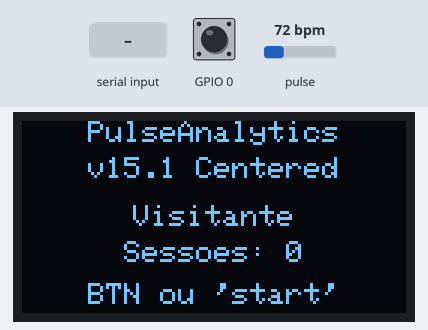
The sketch below on a simulated ESP32-S3. Parts: 128×64 one-colour display. Inputs (shaded band) come from the test bench; at power-on: GPIO 0 HIGH, pulse 72 bpm. WiFi joins after 1.5 s; servers stay silent unless stated; uploads are accepted with an empty reply; storage starts empty; what the sketch prints to the serial monitor is not drawn.

Above: at 3.8 s.
3.9 s: GPIO 0 pulled LOW for 0.15 s
At 4.8 s:
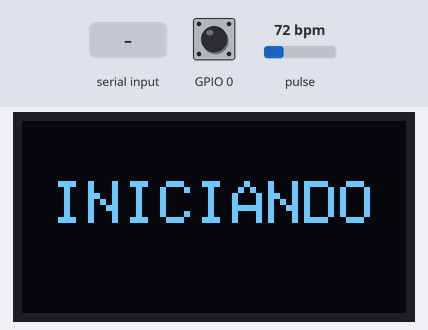
7.0 s: "c\n" received over Serial
At 8.5 s:
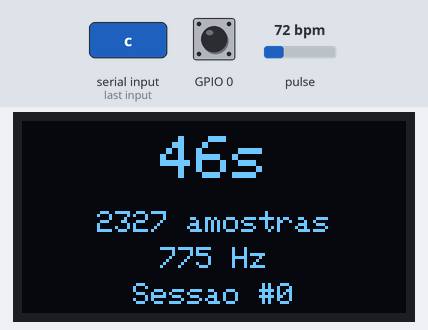
10.0 s: "USER:90\n" received over Serial
At 11.8 s:
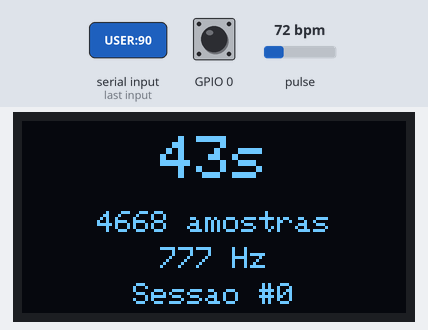
13.0 s: "retry\n" received over Serial
At 14.8 s:
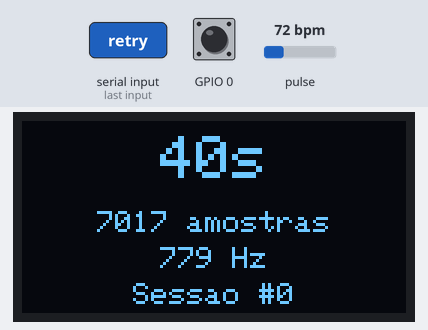
16.0 s: "USER:,45\n" received over Serial
At 55.4 s:
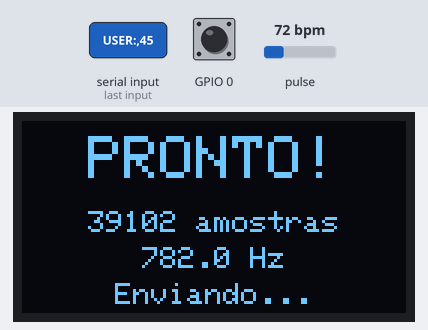
Timing chart, 0 to 56.9 s (numbered marks = the images above; inputs shaded):
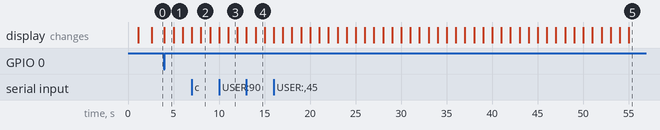

Measured:
- after the input at 3.9 s, the display: changes after 0.08 s (image 1)
- what the display in image 2 shows lasts 1.0 s, from 8.0 s to 9.0 s

The sketch:

PulseAnalytics_v15.1_centered.ino
```cpp
/**
* ============================================
* PULSE ANALYTICS v15.1 - CENTERED DISPLAY
* ============================================
*
* BASEADO NA v15.0 OPTIMAL
*
* MELHORIAS v15.1:
* - Textos OLED centralizados (para telas cortadas)
* - Botão BOOT funciona como RETRY quando upload falha
* - Margem de 3 chars (~18px) em cada lado
*
* SENSOR: MAX30102 (Red + IR)
* TAXA: ~757 Hz real (800Hz configurado)
*/

#include <Wire.h>
#include <MAX30105.h>
#include <Adafruit_GFX.h>
#include <Adafruit_SSD1306.h>
#include <SPIFFS.h>
#include <WiFi.h>
#include <HTTPClient.h>
#include <NetworkClientSecure.h>

// ============================================
// OLED Display - Configuração para tela cortada
// ============================================
#define SCREEN_WIDTH 128
#define SCREEN_HEIGHT 64
#define OLED_RESET -1

// Margem para tela cortada (3 chars = ~18 pixels em textSize 1)
#define MARGIN_LEFT 18
#define MARGIN_RIGHT 18
#define USABLE_WIDTH (SCREEN_WIDTH - MARGIN_LEFT - MARGIN_RIGHT)

Adafruit_SSD1306 display(SCREEN_WIDTH, SCREEN_HEIGHT, &Wire, OLED_RESET);

// ============================================
// MAX30102 Sensor
// ============================================
MAX30105 particleSensor;

// ============================================
// CONFIGURAÇÕES
// ============================================
const int BUFFER_SIZE = 40000;
uint16_t irBuffer[BUFFER_SIZE];
uint16_t redBuffer[BUFFER_SIZE];
int bufferIndex = 0;

// Timing
const int SAMPLE_RATE_HZ = 800;
const unsigned long SAMPLE_INTERVAL_US = 1250;
const unsigned long SAMPLE_DURATION_MS = 50000;

unsigned long sampleStartTime = 0;
unsigned long bootTime = 0;

// WiFi & Supabase
const char* WIFI_SSID = "Freitas";
const char* WIFI_PASS = "2512Jesus";
const char* SUPABASE_URL = "https://pthfxmypcxqjfstqwokf.supabase.co/rest/v1/hrv_sessions";
const char* SUPABASE_KEY = "sb_publishable_V4ZrfeZNld9VROJOWZcE_w_N93BHvqd";

// Sessão
int sessionNumber = 0;
String currentUserName = "Visitante";
String currentSessionTags = "";
int currentSessionAge = 0;
String currentSessionGender = "";

// Estados
enum DeviceState {
  WAITING_BUTTON,
  COLLECTING,
  UPLOADING,
  UPLOAD_FAIL
};
DeviceState currentState = WAITING_BUTTON;

// Taxa real medida
float realSampleRate = 0;

// ============================================
// FUNÇÕES HELPER PARA DISPLAY CENTRALIZADO
// ============================================

// Calcula posição X para centralizar texto na área útil
int getCenteredX(const char* text, int textSize) {
  int charWidth = 6 * textSize;  // 6 pixels por char em fonte padrão
  int textWidth = strlen(text) * charWidth;
  return MARGIN_LEFT + (USABLE_WIDTH - textWidth) / 2;
}

int getCenteredX(String text, int textSize) {
  return getCenteredX(text.c_str(), textSize);
}

// Escreve texto centralizado
void printCentered(const char* text, int y, int textSize = 1) {
  display.setTextSize(textSize);
  display.setCursor(getCenteredX(text, textSize), y);
  display.print(text);
}

void printCentered(String text, int y, int textSize = 1) {
  printCentered(text.c_str(), y, textSize);
}

// ============================================
// WiFi & UPLOAD
// ============================================
void connectWiFi() {
  if (WiFi.status() == WL_CONNECTED) return;

  Serial.print("Conectando WiFi: ");
  Serial.println(WIFI_SSID);

  WiFi.begin(WIFI_SSID, WIFI_PASS);

  int attempts = 0;
  while (WiFi.status() != WL_CONNECTED && attempts < 20) {
    delay(500);
    Serial.print(".");
    attempts++;
  }

  if (WiFi.status() == WL_CONNECTED) {
    Serial.println(" OK!");
  } else {
    Serial.println(" FALHA!");
  }
}

void sendChunk(NetworkClientSecure &client, String data) {
  client.print(data.length(), HEX);
  client.println();
  client.print(data);
  client.println();
}

void uploadRawData() {
  connectWiFi();
  if (WiFi.status() != WL_CONNECTED) {
    Serial.println("Sem WiFi - dados perdidos!");
    return;
  }

  NetworkClientSecure client;
  client.setInsecure();

  const char* host = "pthfxmypcxqjfstqwokf.supabase.co";

  Serial.println("Conectando Supabase...");
  display.clearDisplay();
  printCentered("Enviando...", 10);
  display.setTextSize(1);
  display.setCursor(MARGIN_LEFT, 25);
  display.print(bufferIndex);
  display.print(" amostras");
  printCentered("Aguarde...", 40);
  display.display();

  Serial.println(ESP.getFreeHeap());

  client.setTimeout(60000);

  if (!client.connect(host, 443)) {
    Serial.print("Erro HTTPS! Heap: ");
    Serial.println(ESP.getFreeHeap());
    display.clearDisplay();
    printCentered("ERRO HTTPS!", 25, 1);
    printCentered("BTN=Retry", 45);
    display.display();
    currentState = UPLOAD_FAIL;
    return;
  }

  // Headers HTTP
  client.println("POST /rest/v1/hrv_sessions HTTP/1.1");
  client.print("Host: "); client.println(host);
  client.println("Content-Type: application/json");
  client.print("apikey: "); client.println(SUPABASE_KEY);
  client.print("Authorization: Bearer "); client.println(SUPABASE_KEY);
  client.println("Prefer: return=minimal");
  client.println("Transfer-Encoding: chunked");
  client.println("Connection: close");
  client.println();

  // JSON
  sendChunk(client, "{");
  sendChunk(client, "\"device_id\": \"ESP32-S3-v15.1-Centered\",");
  sendChunk(client, "\"user_name\": \"" + currentUserName + "\",");
  sendChunk(client, "\"sampling_rate_hz\": " + String((int)realSampleRate) + ",");
  sendChunk(client, "\"session_index\": " + String(sessionNumber) + ",");
  sendChunk(client, "\"timestamp_device_min\": " + String((millis() - bootTime) / 60000) + ",");

  // Métricas null
  sendChunk(client, "\"fc_mean\": null,");
  sendChunk(client, "\"sdnn\": null,");
  sendChunk(client, "\"rmssd\": null,");
  sendChunk(client, "\"pnn50\": null,");
  sendChunk(client, "\"rr_valid_count\": null,");
  sendChunk(client, "\"rrr_intervals_ms\": null,");
  sendChunk(client, "\"green_waveform\": null,");

  // Tags
  if (currentSessionTags.length() > 0) {
    sendChunk(client, "\"tags\": [\"" + currentSessionTags + "\"],");
  } else {
    sendChunk(client, "\"tags\": null,");
  }

  // Demographics
  if (currentSessionAge > 0) {
    sendChunk(client, "\"user_age\": " + String(currentSessionAge) + ",");
  } else {
    sendChunk(client, "\"user_age\": null,");
  }

  if (currentSessionGender.length() > 0) {
    sendChunk(client, "\"user_gender\": \"" + currentSessionGender + "\",");
  } else {
    sendChunk(client, "\"user_gender\": null,");
  }

  // IR WAVEFORM
  Serial.println("Enviando IR waveform...");
  sendChunk(client, "\"ir_waveform\": [");
  String irBuf = "";
  for (int i = 0; i < bufferIndex; i++) {
    irBuf += String(irBuffer[i]);
    if (i < bufferIndex - 1) irBuf += ",";

    if ((i + 1) % 200 == 0 || i == bufferIndex - 1) {
      sendChunk(client, irBuf);
      irBuf = "";
      yield();

      if (!client.connected()) {
        Serial.println("ERRO: Conexão perdida durante upload IR!");
        currentState = UPLOAD_FAIL;
        return;
      }

      if ((i + 1) % 2000 == 0) {
        int pct = (i * 50) / bufferIndex;
        Serial.print("IR: "); Serial.print(pct); Serial.println("%");
        display.clearDisplay();
        printCentered("Enviando IR", 20);
        String pctStr = String(pct) + "%";
        printCentered(pctStr, 35);
        display.display();
      }
    }
  }
  sendChunk(client, "],");
  Serial.println("IR OK!");

  // RED WAVEFORM
  Serial.println("Enviando Red waveform...");
  sendChunk(client, "\"red_waveform\": [");
  String redBuf = "";
  for (int i = 0; i < bufferIndex; i++) {
    redBuf += String(redBuffer[i]);
    if (i < bufferIndex - 1) redBuf += ",";

    if ((i + 1) % 200 == 0 || i == bufferIndex - 1) {
      sendChunk(client, redBuf);
      redBuf = "";
      yield();

      if (!client.connected()) {
        Serial.println("ERRO: Conexão perdida durante upload RED!");
        currentState = UPLOAD_FAIL;
        return;
      }

      if ((i + 1) % 2000 == 0) {
        int pct = 50 + (i * 50) / bufferIndex;
        Serial.print("Red: "); Serial.print(pct); Serial.println("%");
        display.clearDisplay();
        printCentered("Enviando Red", 20);
        String pctStr = String(pct) + "%";
        printCentered(pctStr, 35);
        display.display();
      }
    }
  }
  sendChunk(client, "]");
  Serial.println("Red OK!");
  sendChunk(client, "}");

  // End chunks
  client.print("0\r\n\r\n");

  // Aguardar resposta
  long timeout = millis();
  bool success = false;
  while (client.connected() && millis() - timeout < 30000) {
    if (client.available()) {
      String line = client.readStringUntil('\n');
      if (line.startsWith("HTTP/1.1")) {
        Serial.print("Resposta: "); Serial.println(line);
        if (line.indexOf("201") > 0 || line.indexOf("200") > 0) {
          success = true;
          Serial.println("Upload OK!");
        }
      }
      if (line == "\r") break;
      timeout = millis();
    }
  }
  client.stop();

  // Resultado
  display.clearDisplay();
  display.setTextSize(2);
  if (success) {
    printCentered("SUCESSO!", 15, 2);
  } else {
    printCentered("ERRO!", 15, 2);
  }
  display.setTextSize(1);
  String samplesStr = String(bufferIndex) + " amostras";
  printCentered(samplesStr, 45);
  display.display();

  currentSessionTags = "";

  if (success) {
    currentState = WAITING_BUTTON;
  } else {
    currentState = UPLOAD_FAIL;
  }
}

// ============================================
// SPIFFS
// ============================================
void initSPIFFS() {
  if (!SPIFFS.begin(true)) {
    Serial.println("Erro SPIFFS!");
    return;
  }
  Serial.println("SPIFFS OK");

  if (SPIFFS.exists("/user_config.txt")) {
    File file = SPIFFS.open("/user_config.txt", "r");
    if (file) {
      String line = file.readStringUntil('\n');
      line.trim();
      if (line.length() > 0) currentUserName = line;
      file.close();
    }
  }

  if (SPIFFS.exists("/session_count.txt")) {
    File file = SPIFFS.open("/session_count.txt", "r");
    if (file) {
      sessionNumber = file.readStringUntil('\n').toInt();
      file.close();
    }
  }

  Serial.print("Usuario: "); Serial.println(currentUserName);
  Serial.print("Sessoes: "); Serial.println(sessionNumber);
}

void saveSessionCount() {
  File file = SPIFFS.open("/session_count.txt", "w");
  if (file) {
    file.println(sessionNumber);
    file.close();
  }
}

// ============================================
// COMANDOS SERIAL
// ============================================
void processCommand(String cmd) {
  cmd.trim();

  if (cmd.equalsIgnoreCase("start") || cmd.equalsIgnoreCase("s")) {
    if (currentState == WAITING_BUTTON) {
      startCollection();
    }
  }
  else if (cmd.equalsIgnoreCase("c")) {
    sessionNumber = 0;
    saveSessionCount();
    Serial.println("Sessoes resetadas para 0!");
  }
  else if (cmd.equalsIgnoreCase("retry") || cmd.equalsIgnoreCase("r")) {
    if (currentState == UPLOAD_FAIL) {
      Serial.println("Retentando upload...");
      currentState = UPLOADING;
    } else {
      Serial.println("Nada para reenviar.");
    }
  }
  else if (cmd.equalsIgnoreCase("l")) {
    Serial.println("\n=== LOG ===");
    Serial.print("Sessoes realizadas: "); Serial.println(sessionNumber);
    Serial.print("Usuario: "); Serial.println(currentUserName);
    Serial.println("===========\n");
  }
  else if (cmd.startsWith("USER:") || cmd.startsWith("user:")) {
    currentUserName = cmd.substring(5);
    currentUserName.trim();
    File file = SPIFFS.open("/user_config.txt", "w");
    if (file) { file.println(currentUserName); file.close(); }
    Serial.print("Usuario: "); Serial.println(currentUserName);
  }
  else if (cmd.startsWith("TAG:") || cmd.startsWith("tag:")) {
    currentSessionTags = cmd.substring(4);
    currentSessionTags.trim();
    Serial.print("Tag: "); Serial.println(currentSessionTags);
  }
  else if (cmd.startsWith("AGE:") || cmd.startsWith("age:")) {
    currentSessionAge = cmd.substring(4).toInt();
    Serial.print("Idade: "); Serial.println(currentSessionAge);
  }
  else if (cmd.startsWith("SEX:") || cmd.startsWith("sex:")) {
    currentSessionGender = cmd.substring(4);
    currentSessionGender.trim();
    Serial.print("Sexo: "); Serial.println(currentSessionGender);
  }
  else if (cmd.equalsIgnoreCase("status")) {
    Serial.println("\n=== STATUS v15.1 ===");
    Serial.print("Usuario: "); Serial.println(currentUserName);
    Serial.print("Sessoes: "); Serial.println(sessionNumber);
    Serial.print("Estado: "); Serial.println(currentState == WAITING_BUTTON ? "AGUARDANDO" : "COLETANDO");
    Serial.print("Buffer: "); Serial.print(BUFFER_SIZE); Serial.println(" max");
    Serial.print("Taxa: "); Serial.print(SAMPLE_RATE_HZ); Serial.println(" Hz");
    Serial.print("Duracao: "); Serial.print(SAMPLE_DURATION_MS/1000); Serial.println(" seg");
    Serial.println("===================\n");
  }
  else if (cmd.equalsIgnoreCase("help") || cmd.equalsIgnoreCase("h")) {
    Serial.println("\n=== COMANDOS v15.1 ===");
    Serial.println("start / s    - Iniciar coleta");
    Serial.println("c            - Resetar sessoes");
    Serial.println("l            - Ver log/status");
    Serial.println("retry / r    - Reenviar dados");
    Serial.println("USER:nome    - Definir usuario");
    Serial.println("TAG:tag      - Definir tag");
    Serial.println("AGE:idade    - Definir idade");
    Serial.println("SEX:m/f      - Definir sexo");
    Serial.println("status       - Ver status");
    Serial.println("=====================\n");
  }
}

// ============================================
// COLETA DE DADOS
// ============================================
void startCollection() {
  sessionNumber++;
  saveSessionCount();

  bufferIndex = 0;
  particleSensor.clearFIFO();

  currentState = COLLECTING;
  sampleStartTime = millis();

  display.clearDisplay();
  printCentered("COLETA", 5, 2);
  display.setTextSize(1);
  String sessaoStr = "Sessao #" + String(sessionNumber);
  printCentered(sessaoStr, 30);
  printCentered("Mantenha dedo", 45);
  display.display();

  Serial.println("\n========================================");
  Serial.print("   SESSAO #"); Serial.print(sessionNumber);
  Serial.println(" - COLETA INICIADA");
  Serial.println("========================================");
  Serial.print("Duracao: "); Serial.print(SAMPLE_DURATION_MS/1000); Serial.println(" segundos");
  Serial.print("Taxa alvo: "); Serial.print(SAMPLE_RATE_HZ); Serial.println(" Hz");
  Serial.println("Mantenha o dedo no sensor...\n");
}

void handleCollection() {
  // Leitura do FIFO
  while (particleSensor.available()) {
    if (bufferIndex < BUFFER_SIZE) {
      uint32_t irValue = particleSensor.getFIFOIR();
      uint32_t redValue = particleSensor.getFIFORed();

      irBuffer[bufferIndex] = (uint16_t)irValue;
      redBuffer[bufferIndex] = (uint16_t)redValue;
      bufferIndex++;

      particleSensor.nextSample();
    } else {
      particleSensor.nextSample();
    }
  }

  particleSensor.check();

  // Atualizar display a cada segundo
  unsigned long elapsedMS = millis() - sampleStartTime;
  static unsigned long lastDisplayUpdate = 0;

  if (elapsedMS - lastDisplayUpdate >= 1000) {
    lastDisplayUpdate = elapsedMS;

    int secondsRemaining = (SAMPLE_DURATION_MS - elapsedMS) / 1000;
    float currentRate = (elapsedMS > 0) ? (float)bufferIndex / (elapsedMS / 1000.0) : 0;

    display.clearDisplay();

    // Tempo restante centralizado grande
    String timeStr = String(secondsRemaining) + "s";
    printCentered(timeStr, 5, 2);

    display.setTextSize(1);
    String amostrasStr = String(bufferIndex) + " amostras";
    printCentered(amostrasStr, 30);

    String taxaStr = String((int)currentRate) + " Hz";
    printCentered(taxaStr, 42);

    String sessaoStr = "Sessao #" + String(sessionNumber);
    printCentered(sessaoStr, 54);
    display.display();

    // Log a cada 10 segundos
    if ((elapsedMS / 1000) % 10 == 0) {
      Serial.print("["); Serial.print(elapsedMS/1000); Serial.print("s] ");
      Serial.print("Amostras: "); Serial.print(bufferIndex);
      Serial.print(" | Taxa: "); Serial.print((int)currentRate); Serial.println(" Hz");
    }
  }

  // Verificar se terminou
  if (elapsedMS >= SAMPLE_DURATION_MS || bufferIndex >= BUFFER_SIZE) {
    float finalRate = (elapsedMS > 0) ? (float)bufferIndex / (elapsedMS / 1000.0) : 0;
    realSampleRate = finalRate;

    Serial.println("\n========================================");
    Serial.println("   COLETA CONCLUIDA!");
    Serial.print("   Amostras: "); Serial.println(bufferIndex);
    Serial.print("   Tempo: "); Serial.print(elapsedMS/1000); Serial.println(" seg");
    Serial.print("   Taxa Real: "); Serial.print(finalRate, 1); Serial.println(" Hz");
    Serial.println("========================================\n");

    display.clearDisplay();
    printCentered("PRONTO!", 5, 2);
    display.setTextSize(1);
    String amostrasStr = String(bufferIndex) + " amostras";
    printCentered(amostrasStr, 30);
    String taxaStr = String(finalRate, 1) + " Hz";
    printCentered(taxaStr, 42);
    printCentered("Enviando...", 54);
    display.display();

    delay(1000);
    currentState = UPLOADING;
  }
}

void handleUploading() {
  uploadRawData();

  if (currentState == WAITING_BUTTON) {
      delay(3000);
      display.clearDisplay();
      printCentered("Pronto!", 20);
      printCentered("Nova medicao", 32);
      printCentered("BTN ou 'start'", 50);
      display.display();
  } else if (currentState == UPLOAD_FAIL) {
      Serial.println("Falha no Upload. Pressione BOOT ou digite 'retry'.");
      display.clearDisplay();
      printCentered("FALHA!", 10, 2);
      display.setTextSize(1);
      printCentered("BTN = Retry", 35);
      printCentered("ou 'retry'", 47);
      display.display();
  }
}

void showWaitingScreen() {
  static unsigned long lastUpdate = 0;
  if (millis() - lastUpdate < 500) return;
  lastUpdate = millis();

  display.clearDisplay();
  display.setTextSize(1);
  printCentered("PulseAnalytics", 0);
  printCentered("v15.1 Centered", 12);

  String userStr = currentUserName;
  if (userStr.length() > 12) userStr = userStr.substring(0, 12);
  printCentered(userStr, 28);

  String sessaoStr = "Sessoes: " + String(sessionNumber);
  printCentered(sessaoStr, 40);

  printCentered("BTN ou 'start'", 54);
  display.display();
}

// ============================================
// SETUP
// ============================================
void setup() {
  Serial.begin(115200);
  delay(1000);

  bootTime = millis();
  WiFi.mode(WIFI_STA);
  WiFi.disconnect();

  Serial.println("\n============================================");
  Serial.println("   PULSE ANALYTICS v15.1 - CENTERED");
  Serial.println("   Display otimizado para tela cortada");
  Serial.println("   BOOT button = Start/Retry");
  Serial.println("============================================");
  Serial.println("Comandos: 'start', 'retry', 'help'");
  Serial.println("============================================\n");

  // I2C 400kHz
  Wire.begin();
  Wire.setClock(400000);

  // OLED
  if (!display.begin(SSD1306_SWITCHCAPVCC, 0x3C)) {
    Serial.println("OLED erro!");
    while (1);
  }

  // SPIFFS
  initSPIFFS();

  display.clearDisplay();
  display.setTextColor(SSD1306_WHITE);
  printCentered("PulseAnalytics", 10);
  printCentered("v15.1", 25);
  printCentered("Iniciando...", 45);
  display.display();
  delay(1000);

  // MAX30102/MAX30105
  if (!particleSensor.begin(Wire, I2C_SPEED_FAST)) {
    Serial.println("MAX30102 erro!");
    display.clearDisplay();
    printCentered("Sensor ERRO!", 25);
    display.display();
    while (1);
  }

  Serial.println("Executando softReset()...");
  particleSensor.softReset();
  delay(500);
  Serial.println("Sensor resetado!");

  // Config R08 do Teste Matrix
  byte ledBrightness = 0x90;
  byte sampleAverage = 1;
  byte ledMode = 2;
  int sampleRate = 800;
  int pulseWidth = 215;
  int adcRange = 16384;

  particleSensor.setup(ledBrightness, sampleAverage, ledMode, sampleRate, pulseWidth, adcRange);
  particleSensor.setPulseAmplitudeRed(0x7F);
  particleSensor.setPulseAmplitudeIR(0x70);
  particleSensor.clearFIFO();

  Serial.println("Sensor configurado:");
  Serial.print("  LED Mode: "); Serial.println(ledMode);
  Serial.print("  Sample Rate: "); Serial.println(sampleRate);
  Serial.print("  Pulse Width: "); Serial.println(pulseWidth);
  Serial.println("\nSistema pronto!");
  Serial.println("Pressione BOOT ou digite 'start'.\n");

  // Botão BOOT
  pinMode(0, INPUT_PULLUP);

  currentState = WAITING_BUTTON;
}

// ============================================
// LOOP
// ============================================
void loop() {
  // Comandos Serial
  if (Serial.available()) {
    String cmd = Serial.readStringUntil('\n');
    processCommand(cmd);
  }

  // Botão BOOT (GPIO 0) - FUNCIONA COMO START OU RETRY
  if (digitalRead(0) == LOW) {
    delay(50); // Debounce
    if (digitalRead(0) == LOW) {

      // Se aguardando: INICIAR
      if (currentState == WAITING_BUTTON) {
        Serial.println("Botao BOOT: Iniciando coleta!");
        display.clearDisplay();
        printCentered("INICIANDO", 20, 2);
        display.display();
        delay(1000);
        startCollection();
      }
      // Se falhou upload: RETRY
      else if (currentState == UPLOAD_FAIL) {
        Serial.println("Botao BOOT: Retry upload!");
        display.clearDisplay();
        printCentered("RETRY...", 20, 2);
        display.display();
        delay(500);
        currentState = UPLOADING;
      }

      // Esperar soltar
      while (digitalRead(0) == LOW) delay(10);
    }
  }

  switch (currentState) {
    case WAITING_BUTTON:
      showWaitingScreen();
      break;

    case COLLECTING:
      handleCollection();
      break;

    case UPLOADING:
      handleUploading();
      break;

    case UPLOAD_FAIL:
      // Fica parado esperando BOOT ou comando 'retry'
      break;
  }
}
```
